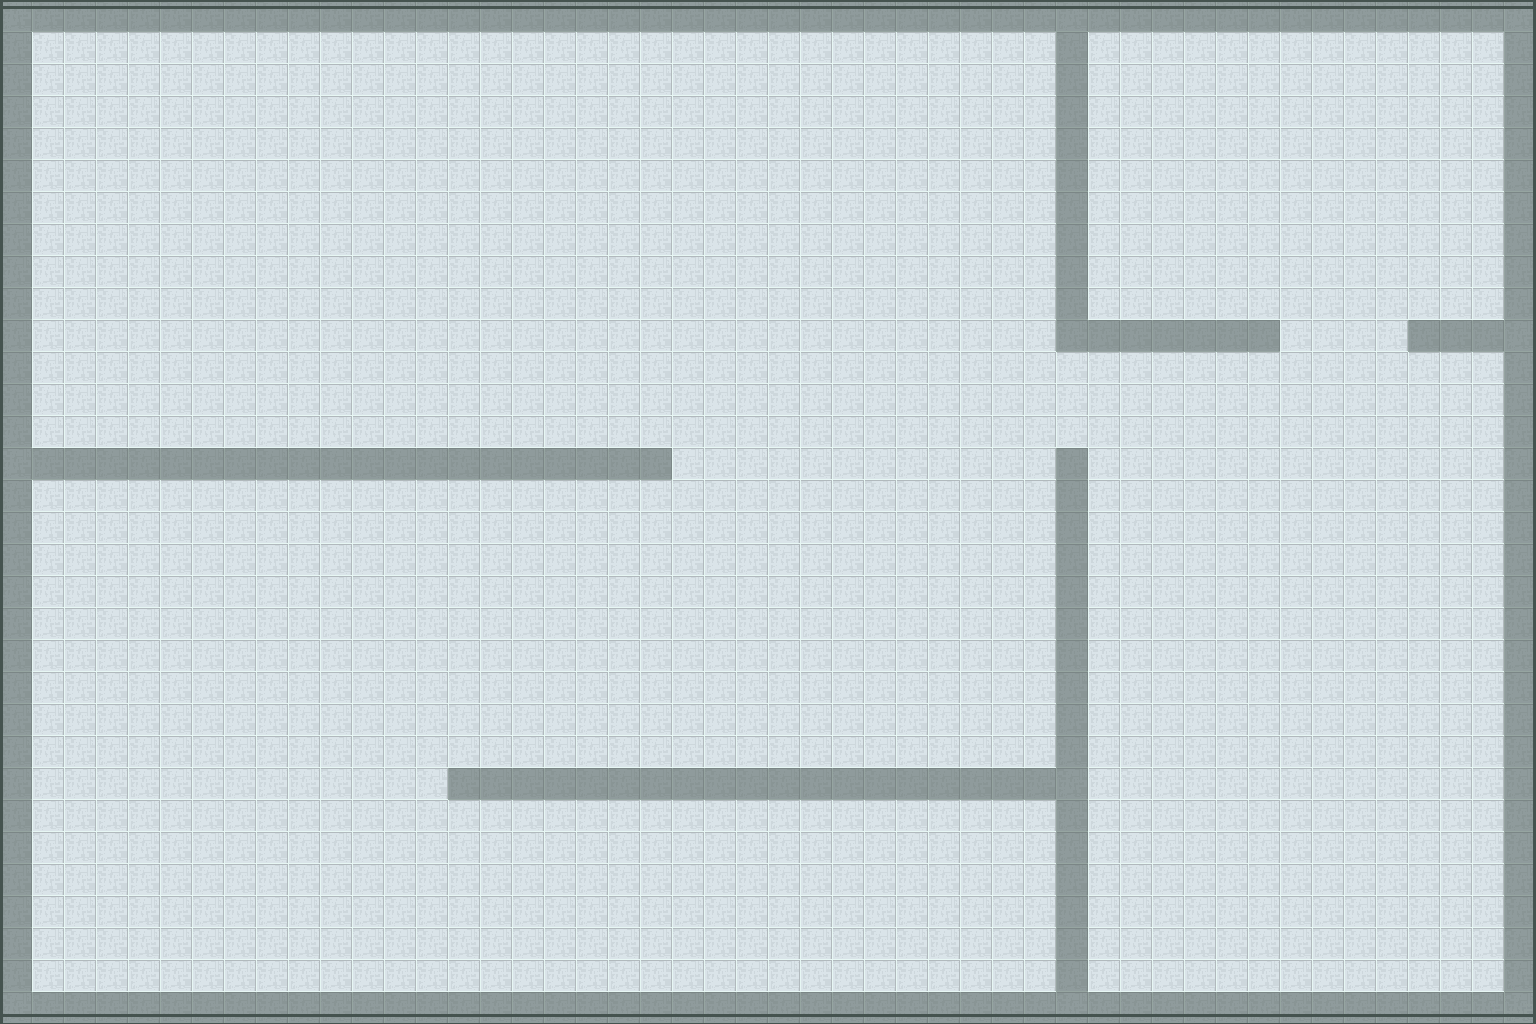

This is a level from a 2D game, rendered from its Tiled map with the project's own tilesets. A one-line summary and the map file follow, with tile-layer data summarised:
An orthogonal 48x32 tile map with 32x32 px tiles, 2 tile layers (Background, Collision), 2 tilesets.

<map version="1.0" orientation="orthogonal" width="48" height="32" tilewidth="32" tileheight="32">
 <tileset firstgid="1" name="interior-Furniture" tilewidth="32" tileheight="32">
  <image source="../images/interior-Furniture.png" width="512" height="512" />
 </tileset>
 <tileset firstgid="257" name="interior-Walls-Beige" tilewidth="32" tileheight="32">
  <image source="../images/interior-Walls-Beige.png" width="320" height="320" />
 </tileset>
 <layer name="Background" width="48" height="32">
  <data>[1536 cells, 1536 non-empty, 1 distinct tile ids]</data>
 </layer>
 <layer name="Collision" width="48" height="32">
  <data>[1536 cells, 231 non-empty, 9 distinct tile ids]</data>
 </layer>
</map>
